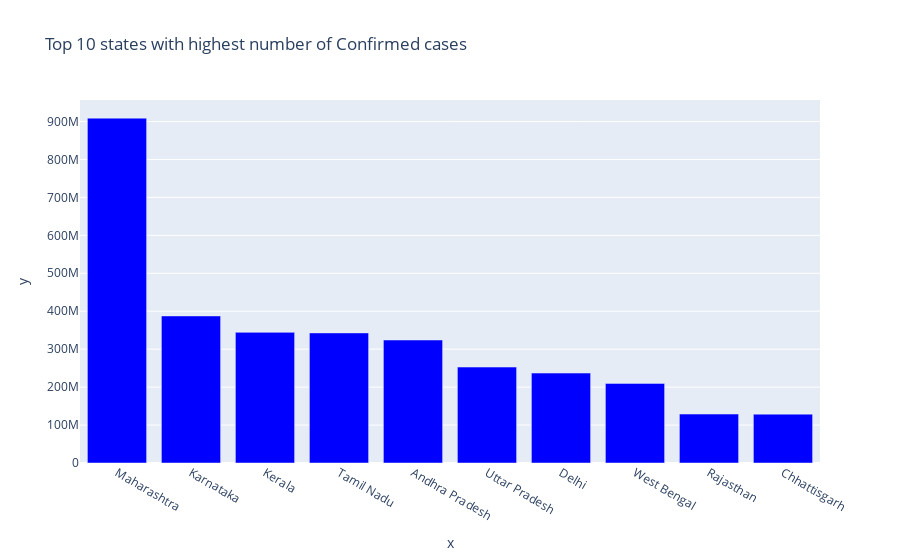

Notebook cell for this chart:
### Code cell
px.bar(x=state_wise.nlargest(10,"Confirmed")["State/UnionTerritory"],
       y = state_wise.nlargest(10,"Confirmed")["Confirmed"],
       color_discrete_sequence=px.colors.diverging.Picnic,
       title="Top 10 states with highest number of Confirmed cases")

### Figure 1 — Plotly figure (JSON) as saved in the notebook; plotly's stock layout.template omitted (floating-point values rounded to 4 significant figures)
{"data": [{"alignmentgroup": "True", "hovertemplate": "x=%{x}<br>y=%{y}<extra></extra>", "legendgroup": "", "marker": {"color": "rgb(0,0,255)"}, "name": "", "offsetgroup": "", "orientation": "v", "showlegend": false, "textposition": "auto", "type": "bar", "x": ["Maharashtra", "Karnataka", "Kerala", "Tamil Nadu", "Andhra Pradesh", "Uttar Pradesh", "Delhi", "West Bengal", "Rajasthan", "Chhattisgarh"], "xaxis": "x", "y": [908892470, 387597335, 344319045, 342829697, 324146783, 252843682, 236972842, 209822848, 128998101, 128751782], "yaxis": "y"}], "layout": {"barmode": "relative", "legend": {"tracegroupgap": 0}, "title": {"text": "Top 10 states with highest number of Confirmed cases"}, "xaxis": {"anchor": "y", "domain": [0, 1], "title": {"text": "x"}}, "yaxis": {"anchor": "x", "domain": [0, 1], "title": {"text": "y"}}}}
